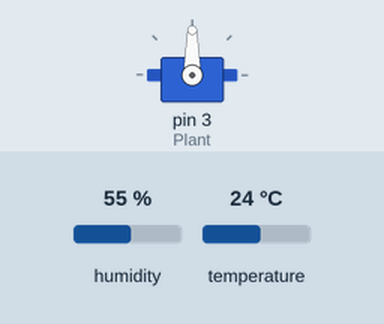
Bench run of a sketch on a simulated Arduino Uno, built with avr-gcc and run on an emulated ATmega328P. Shown: servo. The inputs (shaded band) are chosen by the test bench; at power-on: humidity 55 %, temperature 24 °C.

Above: at 0.1 s.
At 4.27 s:
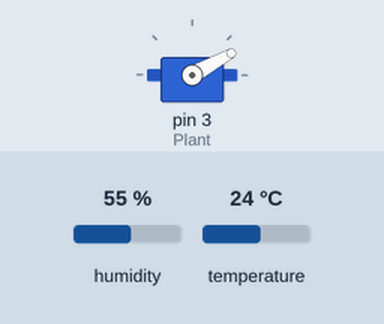
At 6.38 s:
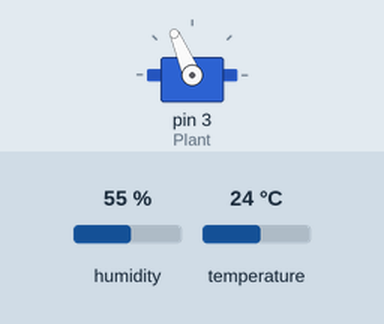
At 8.1 s:
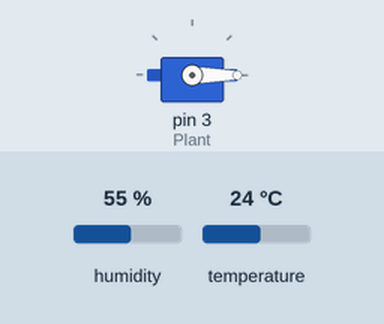
Timing chart, 0 to 9.6 s (numbered marks = the images above):
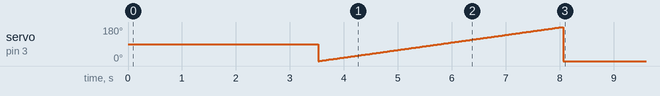

The sketch:

PlantRobot.ino
```cpp
#include<dht.h>
#include <Servo.h>
dht DHT;
int pos = 0;
int SensorReading;
int tempertature;
Servo Plant;

void setup() {
  Plant.attach(3);


}

void loop() {
 program();
}

void program(){

  int SensorReading = DHT.read11(A0);
  int temperature = DHT.temperature;
  delay(2000);
 if(temperature > 18){
  delay(1500);
    for (pos = 0; pos <= 180; pos += 1) { // goes from 0 degrees to 180 degrees
    // in steps of 1 degree
    Plant.write(pos);              // tell servo to go to position in variable 'pos'
    delay(25);                       // waits 15ms for the servo to reach the position
  }
   for (pos = 0; pos <= 100; pos -= 1) { // goes from 0 degrees to 180 degrees
    // in steps of 1 degree
    Plant.write(pos);              // tell servo to go to position in variable 'pos'
    delay(15);                       // waits 15ms for the servo to reach the position
    }
  }

  delay(8.64E+10);


}
```
